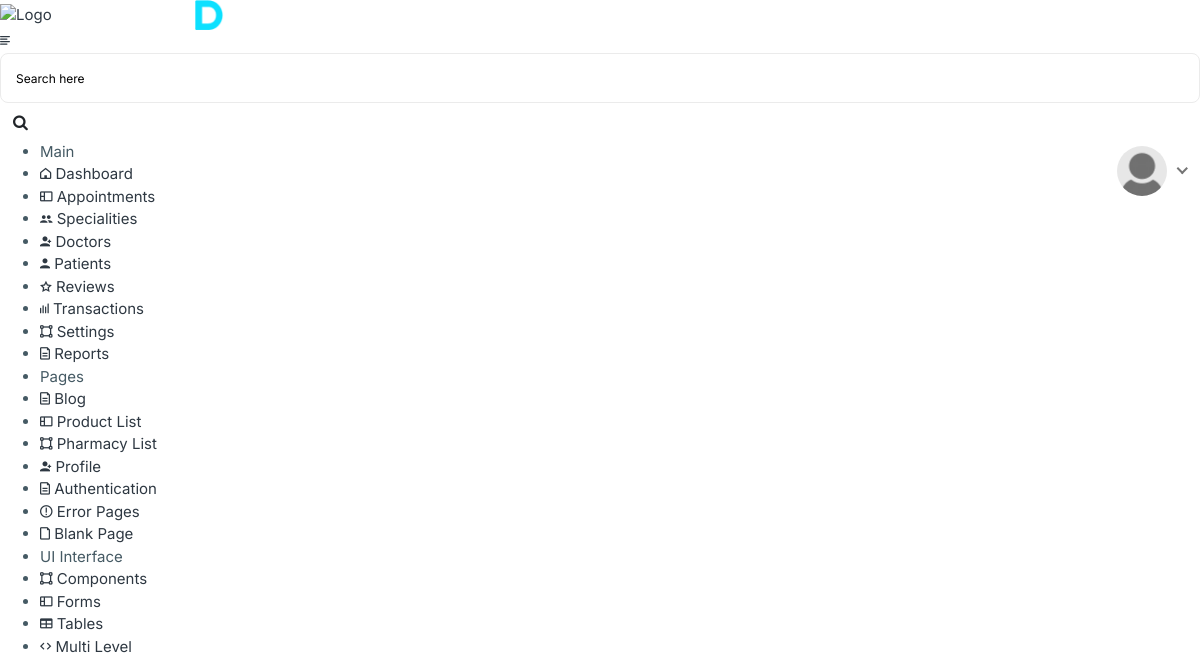
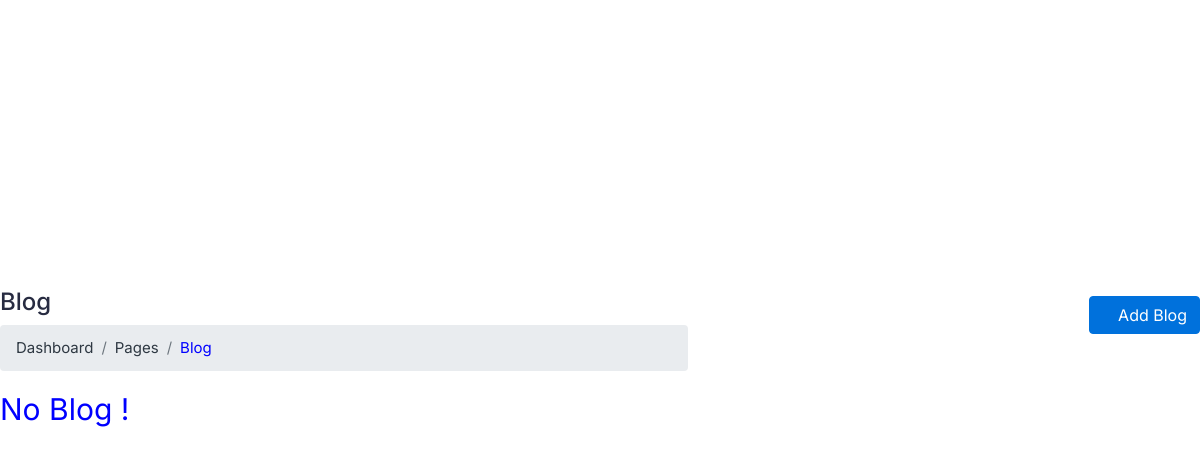
The app's page /blog/ (signed in), older data (2 pictures, top to bottom).
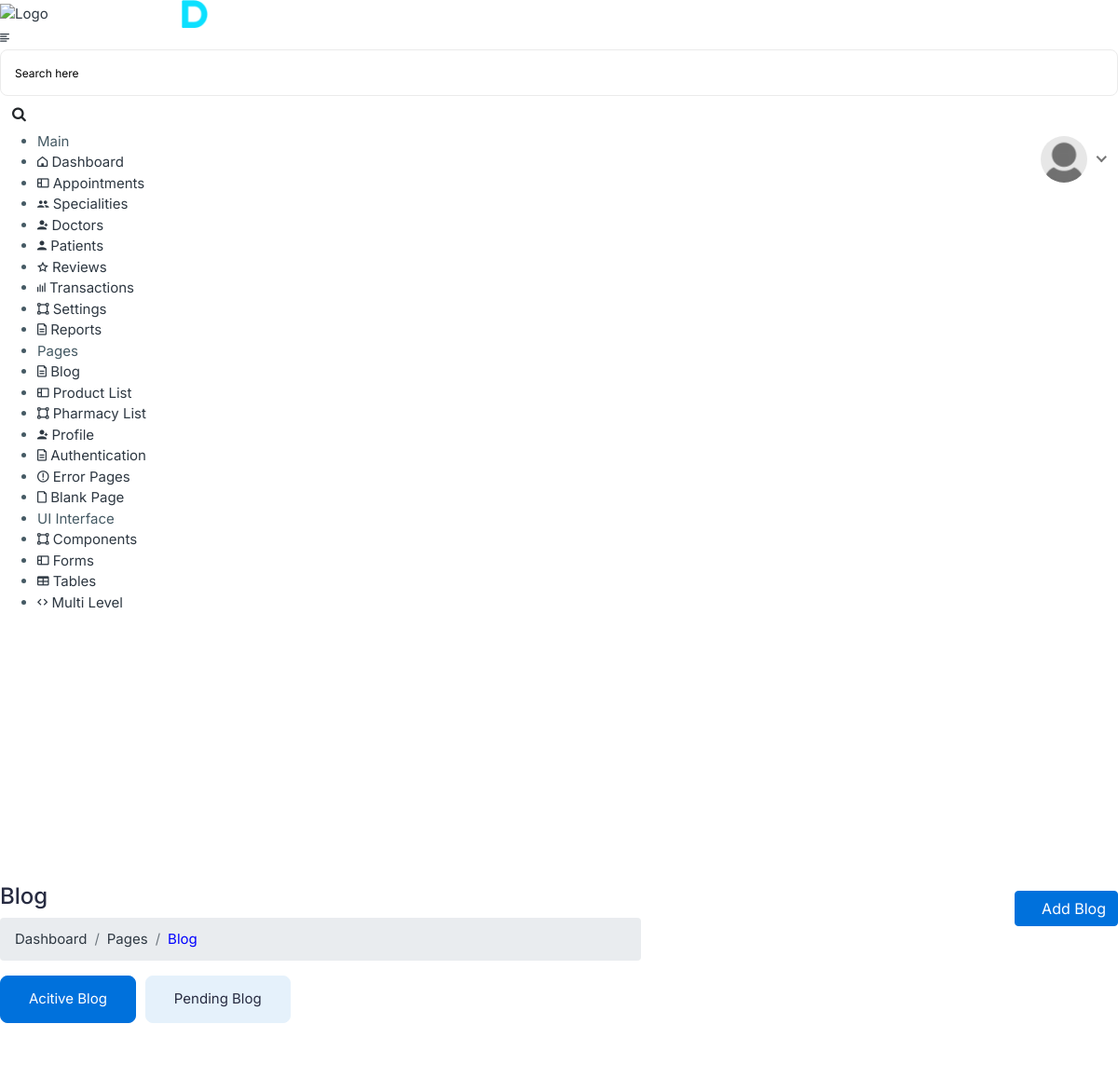
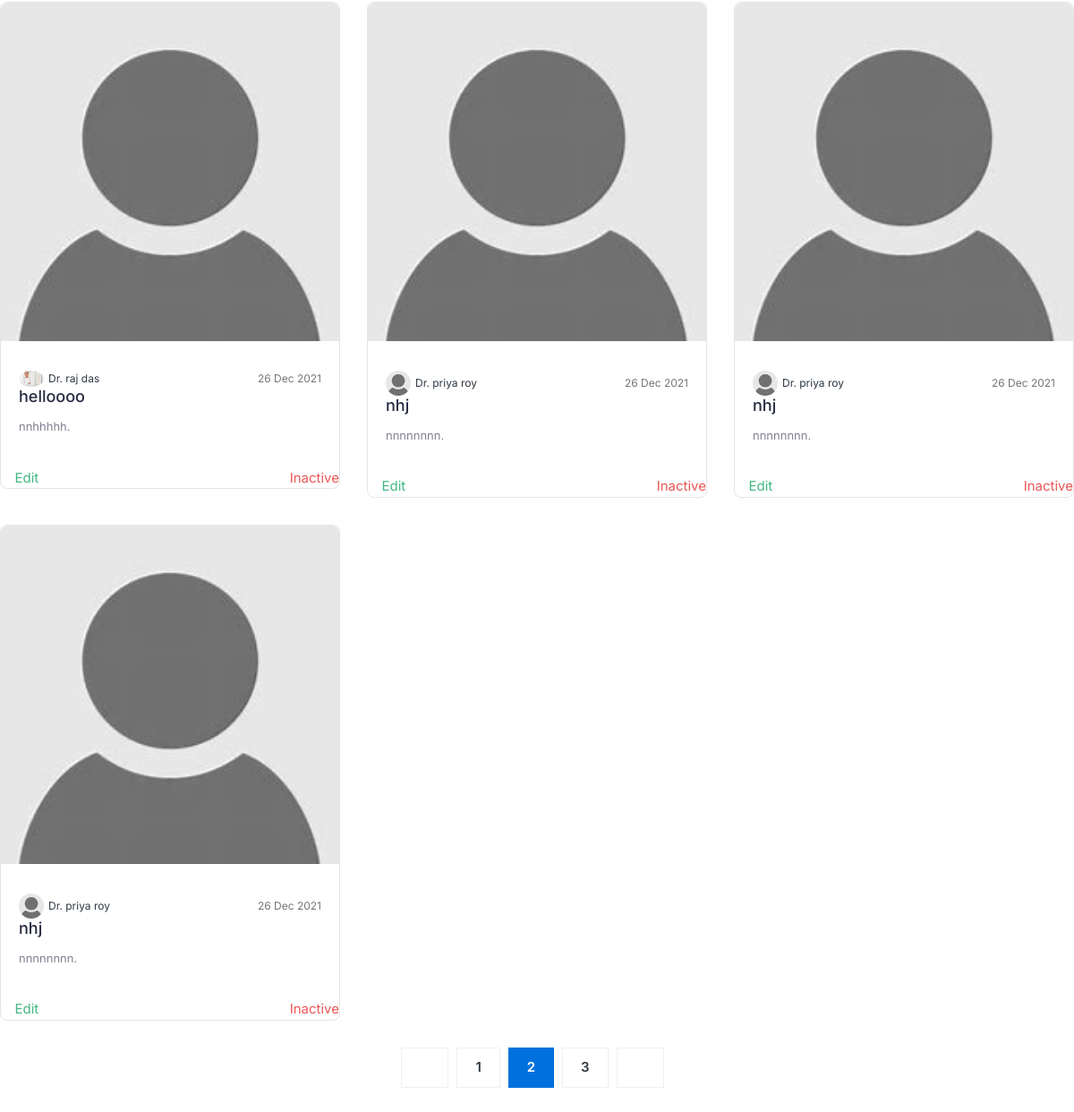
The same page, newer data (2 pictures, top to bottom).
### homepage/models.py (models this page shows, shortened)
class dr_blogs(models.Model):
    doc = models.ForeignKey(Dr, on_delete=models.CASCADE, related_name="dr_bilogs")
    title = models.CharField(max_length=3000)
    desc = models.TextField(max_length=10000)
    date = models.DateField(auto_now=True)
    img = models.ImageField()
    subcate=models.CharField(max_length=40,blank=True)
    ctgry=models.CharField(max_length=30,blank=True)

### doctors/models.py (models this page shows)
class Dr(models.Model):
    user = models.OneToOneField(User,on_delete=models.CASCADE,related_name="Dr")
    name = models.CharField(max_length=30)
    img = models.ImageField()
    qulification = models.CharField(max_length=100)
    specialization = models.ForeignKey(speciality,unique=True,
    on_delete=models.CASCADE,related_name='Drs',null=True)
    address = models.TextField(max_length=300)
    email=models.EmailField()
    fees_starting= models.IntegerField()
    fees_end= models.IntegerField()
    gender = models.CharField(max_length=30)
    date = models.DateField(auto_now=True)
    time=models.TimeField(auto_now=True)
    def __str__(self):
        return self.name

### Admin_hospital/views.py (the view)
# urls.py: path('blog/', views.blog, name='blog'),
def blog(request):
    if request.user.is_authenticated:
        res = {}
        res['blg'] = dr_blogs.objects.all()
        return render(request, 'Admin_hospital/blog.html', res)
    else:
        return redirect('error404')

### Admin_hospital/templates/Admin_hospital/blog.html (shortened to what this page needs)
{% extends 'adminbasic.html' %}
{% load static %}
{% block body %}
		<div class="page-wrapper">
			<div class="content container-fluid">
				<div class="page-header">
					<div class="row">
						<div class="col-sm-7 col-auto">
							<h3 class="page-title">Blog</h3>
							<ul class="breadcrumb">
								<li class="breadcrumb-item"><a href="{% url 'adminhome' %}">Dashboard</a></li>
								<li class="breadcrumb-item"><a href="javascript:(0);">Pages</a></li>
								<li class="breadcrumb-item active" style="color:blue">Blog</li>
							</ul>
						</div>
						<div class="col-sm-5 col">
								<a class="btn btn-primary float-right mt-2" href="{% url 'addblog' %}">
									<i class="fas fa-plus "></i>
									Add Blog</a>
						</div>
					</div>
				</div>{% if blg|length is not 0%}
				<div class="row">
					<div class="col-sm-12">
						<div class="row mb-5">
							<div class="col">
								<ul class="nav nav-tabs nav-tabs-solid">
									<li class="nav-item">
										<a class="nav-link active" href="{% url 'blog' %}">Acitive Blog</a>
									</li>
									<li class="nav-item">
										<a class="nav-link" href="#">Pending Blog</a>
									</li>
								</ul>
							</div>
						</div>
						<div class="row blog-grid-row">
							{% for b in blg %}
							<div class="col-md-6 col-xl-4 col-sm-12">
								<div class="blog grid-blog">
									<div class="blog-image">
										<a href="{% url 'blogdetails' %}?Bid={{b.id}}">
       {% if b.img|length is not 0 %}
       <img alt="Post Image" class="img-fluid" src="/media/{{b.img}}" width="31"/>
            {% else %}
             <img alt="Post Image" class="img-fluid" width="31" src="/media/default.jpg"/>
          {% endif %}
										</a>
									</div>
									<div class="blog-content">
										<ul class="entry-meta meta-item">
											<li>
												<div class="post-author">
													<a href="{% url 'Doctor_profile' b.doc.id %}">
       {% if b.doc.img|length is not 0 %}
       <img alt="Post Author"  src="/media/{{b.doc.img}}" width="31"/>
            {% else %}
             <img alt="Post Author"  width="31" src="/media/default.jpg"/>
          {% endif %}
														<span>Dr.
															{{b.doc}}</span></a>
												</div>
											</li>
											<li> {{b.date|date:'d M Y'}}</li>
										</ul>
										<h3 class="blog-title"><a href="{% url 'blogdetails' %}?Bid={{b.id}}">{{b.title}}</a></h3>
										<p class="mb-0">{{b.desc}}.</p>
									</div>
									<div class="row pt-3">
										<div class="col"><a class="text-success" href="{% url 'editblog' %}?edit={{b.id}}"><i
													class="far fa-edit"></i> Edit</a></div>
										<div class="col text-right"><a class="text-danger"
												data-target="#deleteNotConfirmModal" data-toggle="modal"
												href="javascript:void(0);"> Inactive</a>
										</div>
									</div>
								</div>
							</div>
							{% endfor %}
						</div>
						<div class="row">
							<div class="col-md-12">
								<div class="blog-pagination">
									<nav>
										<ul class="pagination justify-content-center">
											<li class="page-item disabled">
												<a class="page-link" href="#" tabindex="-1"><i
														class="fas fa-angle-double-left"></i></a>
											</li>
											<li class="page-item">
												<a class="page-link" href="#">1</a>
											</li>
											<li class="page-item active">
												<a class="page-link" href="#">2 </a>
											</li>
											<li class="page-item">
												<a class="page-link" href="#">3</a>
											</li>
											<li class="page-item">
												<a class="page-link" href="#"><i
														class="fas fa-angle-double-right"></i></a>
											</li>
										</ul>
									</nav>
								</div>
							</div>
						</div>
					</div>
				</div>
				{% else %}
				<p style="color: blue;font-size: 30px;">No Blog !</p>
				{% endif %}
			</div>
		</div>
	{% endblock body %}

Row changes from the older to the newer data that the page shows:
added dr_blogs: doc.img (picture), doc "raj das", date "26 Dec 2021", title "helloooo", desc "nnhhhhh"
added dr_blogs: doc "priya roy", date "26 Dec 2021", title "nhj", desc "nnnnnnnn"
added dr_blogs: doc "priya roy", date "26 Dec 2021", title "nhj", desc "nnnnnnnn"
added dr_blogs: doc "priya roy", date "26 Dec 2021", title "nhj", desc "nnnnnnnn"
Text that changed along with them:
text no longer shown: "No Blog !"
text now shown: "Acitive Blog Pending Blog 1 2 3"
